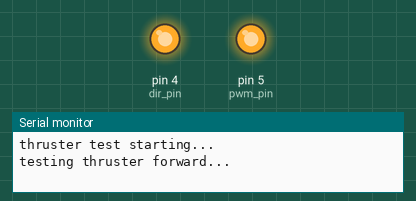
Recording of a sketch running on a simulated Arduino Uno, built with avr-gcc and run on an emulated ATmega328P. Shown: output pins drawn as LEDs (lit = HIGH), the last lines printed to the serial monitor. At 4.0 s the program stops and its outputs stay as they are.

Above: at 0.1 s.
At 1.1 s:
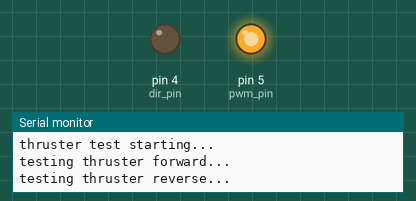
At 2.1 s:
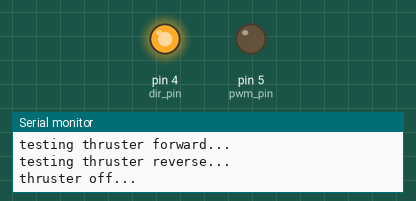
Timing chart, 0 to 3.6 s (numbered marks = the images above):
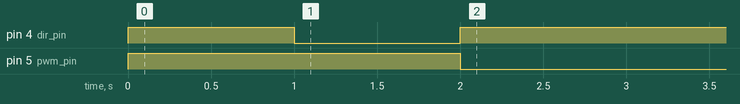

Measured:
- by itself, pin 4 (dir_pin): LOW → HIGH at 0.00 s, → LOW 1.0 s later, → HIGH 1.0 s later
- by itself, pin 5 (pwm_pin): LOW → HIGH at 0.00 s, → LOW 2.0 s later

The sketch:

Ttest.ino
```cpp
// pwm on pin 5, direction on pin 4

#define pwm_pin 5
#define dir_pin 4

void setup() {
  Serial.begin(9600);
  pinMode(pwm_pin, OUTPUT);
  pinMode(dir_pin, OUTPUT);
  Serial.println("thruster test starting...");
}

void loop() {
  // test thruster forward
  Serial.println("testing thruster forward...");
  set_thruster(255);
  delay(1000);

  // test thruster reverse
  Serial.println("testing thruster reverse...");
  set_thruster(-255);
  delay(1000);

  // turn thruster off
  Serial.println("thruster off...");
  set_thruster(0);
  delay(2000);

  while (1); // stop loop
}

void set_thruster(int speed) {
  speed = constrain(speed, -255, 255);
  digitalWrite(dir_pin, speed >= 0 ? HIGH : LOW);
  analogWrite(pwm_pin, abs(speed));
}
```
